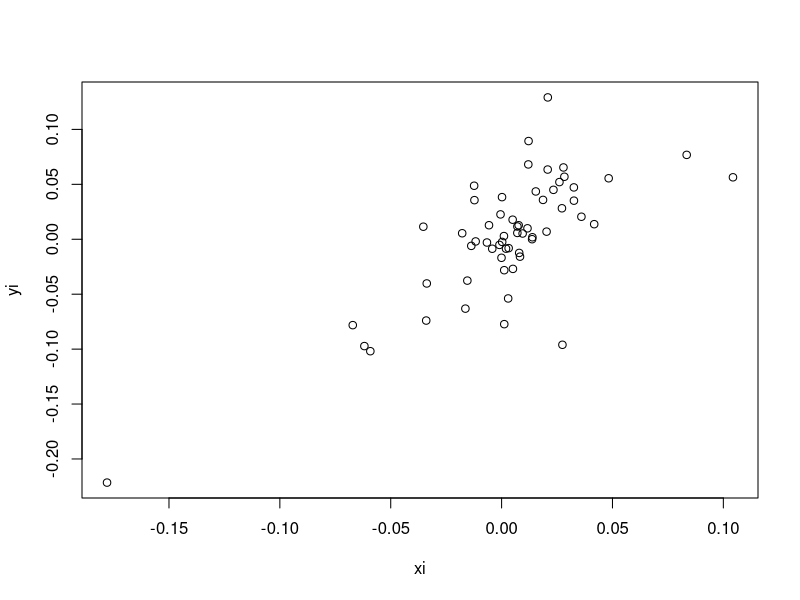

Write the R code that produced this figure. (Note: this script raises an error after producing the figure.)
# Question 1
setwd("~/Desktop/STAT 371/a1")
capmA1=read.csv("capmA1.csv",header = TRUE)
attach(capmA1)

n <- length(BMO)
shortBMO <- BMO[1:n-1]
rt <- diff(BMO)/shortBMO
allrft <- (GVTB10y/100 + 1)^(1/12) - 1
rft <- allrft[-1]
shortTSX <- TSX[1:n-1]
rmt <- diff(TSX)/shortTSX

# a)
yi <- rt-rft
xi <- rmt-rft
plot(xi,yi)

# b)
r <- cor(xi,yi)
r
sxx <- sum(xi^2) - sum(xi)^2 / 59
syy <- sum(yi^2) - sum(yi)^2 / 59
sxy <- sum(xi*yi) - (sum(xi)*sum(yi)) / 59
rdefinition <- sxy/(sqrt(sxx*syy))

# c)
model <- lm(yi ~ xi)
summary(model)

# e)
# i)
confint(model, "xi", 0.95)

# ii)
betahat <- 1.1192934
df <- 59 - 2
t <- qt(1-0.05/2, df)
se <- 0.1310296
ub <- betahat + t*se
lb <- betahat - t*se
ub
lb

# g)
# i)
muihat <- fitted(model) 
sh <- sqrt(sum((residuals(model))^2)/(59-2))
sh
# ii)
xbar <- sum(xi)/59
ybar <- sum(yi)/59
ah <- ybar - bh * xbar
ah
# iii)
bh <- sxy/sxx
bh
# iv)
se <- sh/sqrt(sxx)
se
# v)
pvalue <- pt(t,df)
pvalue



